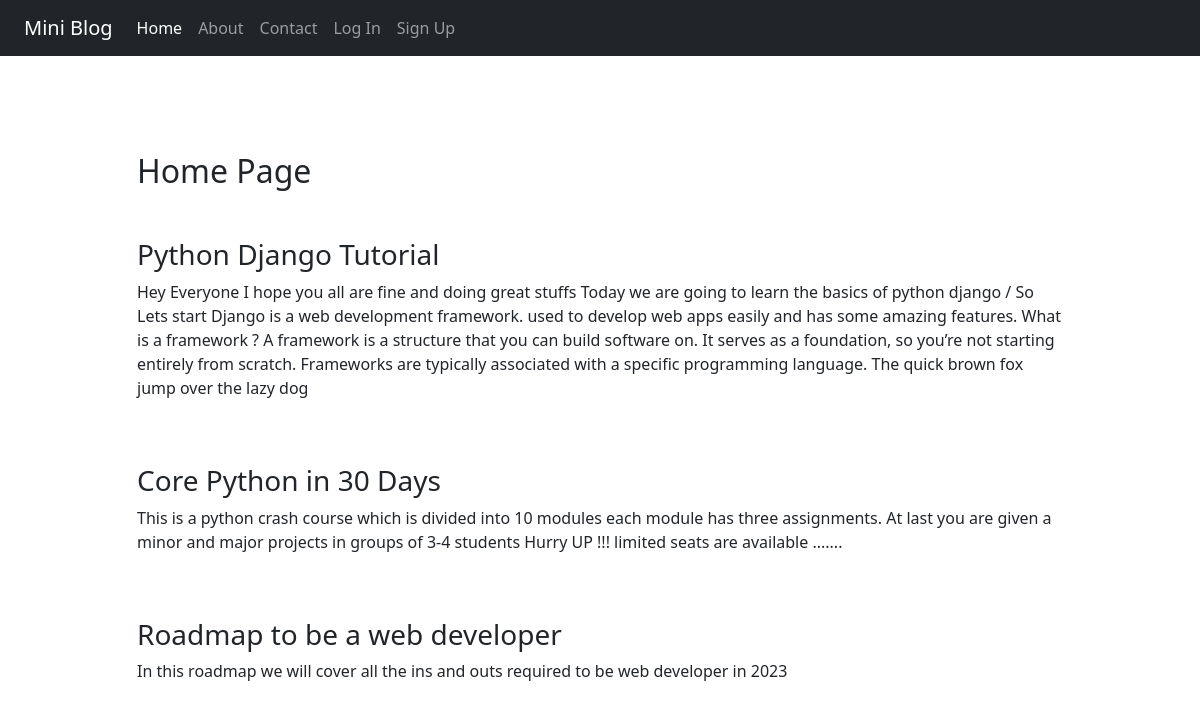
The page / on the database its author committed.
### blog/models.py (models this page shows)
class PostModel(models.Model):
    title = models.CharField(max_length=100)
    desc = models.TextField()

### blog/views.py (the view)
# urls.py: 2. Add a URL to urlpatterns:  path('', views.home, name='home')
def home(request):
    posts = PostModel.objects.all()
    return render(request,"blog/home.html",{"posts":posts})

### templates/blog/home.html (shortened to what this page needs)
{% extends 'blog/base.html' %}
{% block content %}
<div class="col-sm-10 m-auto" >
    <h2 class="my-5">Home Page</h2>
    {% for post in posts %}
    <h3>{{post.title}}</h3>
    <p>{{post.desc}}</p> <br><br>
    {% endfor %}
</div>
{%endblock content %}

### blog/static/blog/css/style.css (style rules this page uses)
* { margin:0; padding:0; box-sizing: border-box; }
.m-auto { margin:auto; }

### rows shown on the page
PostModel: title "Python Django Tutorial", desc "Hey Everyone I hope you all are fine and doing great stuffs Today we are going to learn the basics of python django / So Lets start Django is a web development framework. used to develop web apps easily and has some amazing features. What is a framework ? A framework is a structure that you can build software on. It serves as a foundation, so you’re not starting entirely from scratch. Frameworks are typically associated with a specific programming language. The quick brown fox jump over the lazy dog"
PostModel: title "Core Python in 30 Days", desc "This is a python crash course which is divided into 10 modules each module has three assignments. At last you are given a minor and major projects in groups of 3-4 students Hurry UP !!! limited seats are available ......."
PostModel: title "Roadmap to be a web developer", desc "In this roadmap we will cover all the ins and outs required to be web developer in 2023"
